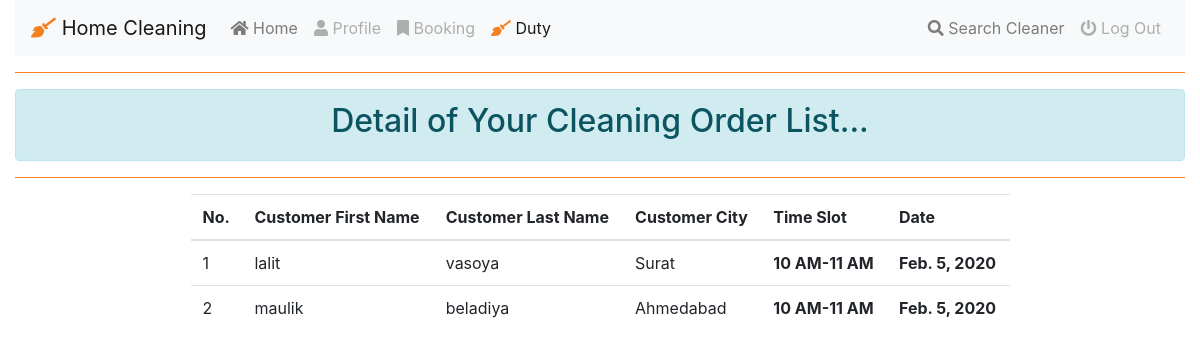
/bookorder/ (signed in), run on an earlier commit of the app's database.
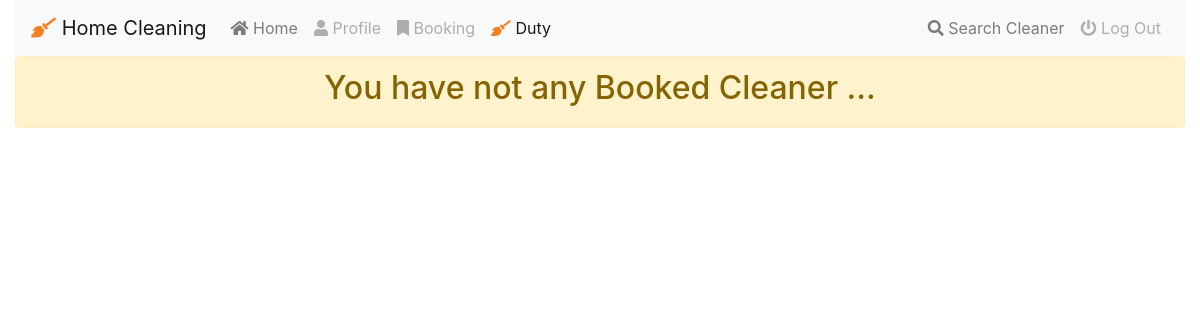
And on a later commit of the database.
### booking/models.py (models this page shows, shortened)
class BookingModel(models.Model):
    user=models.ForeignKey(User,null=True,on_delete=models.SET_NULL)
    cleaner=models.ForeignKey(CleanerModel,null=True,on_delete=models.SET_NULL)
    date=models.DateField()
    city=models.ForeignKey(CityModel,null=True,on_delete=models.SET_NULL)
    timeslot=models.IntegerField(blank=False)

### registration/models.py (models this page shows, shortened)
class User(AbstractUser):
    username= models.CharField('username',max_length=12)
    contact = models.CharField('Contact',max_length=10,unique=True)
    first_name  = models.CharField('first_last',max_length=30)
    last_name   = models.CharField('Last_last',max_length=30)
    is_cleaner  = models.BooleanField('cleaner', default=False)
    USERNAME_FIELD = 'contact'
    REQUIRED_FIELDS = ['username']
    def get_absolute_url(self):
        return reverse("registration:profile", kwargs={"pk": self.pk})

class CityModel(models.Model):
    name=models.CharField(max_length=25)
    def __str__(self):
        return self.name

### booking/views.py (the view)
# urls.py: path('bookorder/',BookorderListView.as_view(),name="bookorder"),
@method_decorator(login_required, name='dispatch')
class BookorderListView(ListView):
    template_name='booking/bookorder.html'
    def get_queryset(self):
        return BookingModel.objects.filter(cleaner__user=self.request.user).order_by('-date')

### templates/booking/bookorder.html (shortened to what this page needs)
{% extends 'registration/base.html' %}
{% block body %}
<div class="col-md-12">
    <center>
        {% if object_list %}
        <hr>
        <div class="alert alert-info">
            <strong>
                <h2>Detail of Your Cleaning Order List...</h2>
            </strong>
        </div>
        <hr>
        <table class="table table-hover" style="width:70%;">
            <thead>
                <tr>
                    <th>No.</th>
                    <th>Customer First Name</th>
                    <th>Customer Last Name</th>
                    <th>Customer City</th>
                    <th>Time Slot</th>
                    <th>Date</th>
                </tr>
            </thead>
            <body>
                {% for i in object_list %}
                <tr>
                    <td>{{ forloop.counter }}</td>
                    <td>{{ i.user.first_name }}</td>
                    <td>{{ i.user.last_name }}</td>
                    <td>{{ i.city }}</td>
                    <td style="font-weight:bold;">
                    </td>
                    <td style="font-weight:bold;">{{ i.date }}</td>
                </tr>
                {% endfor %}
            </body>
        </table>
        {% else %}
        <div class="alert alert-warning">
            <strong>
                <h2>You have not any Booked Cleaner ...</h2>
            </strong>
        </div>
        {% endif %}
    </center>
</div>
{% endblock body %}

### templates/registration/base.html (shortened to what this page needs)
{% load static %}
<html>
    <head>
        <link rel="stylesheet" href="{% static 'css/bootstrap.min.css' %}">
        <link rel="stylesheet" href="{% static 'css/all.min.css'%}">
      </head>
      <body>
        <div class="container-fluid">
          <div class="row">
                  <div class="col-md-12">
                    <nav class="navbar navbar-expand-lg navbar-light bg-light">
                        <div class="collapse navbar-collapse" id="navbarTogglerDemo01">
                          <a class="navbar-brand" href="{% url 'registration:index' %}"> <i class="fas fa-broom" style="color:#f48024;"></i> Home Cleaning</a>
                          <ul class="navbar-nav mr-auto mt-2 mt-lg-0">
                            <li class="nav-item">
                              <a class="nav-link {% if request.resolver_match.url_name == 'index' %}active{% endif %}" href="{% url 'registration:index' %}"><i class="fas fa-home" ></i> Home <span class="sr-only">(current)</span></a>
                            </li>
                            {% if user.is_authenticated %}
                                <li class="nav-item">
                                  <a class="nav-link disabled {% if request.resolver_match.url_name == 'profile' %}active{% endif %}" href="{{ user.get_absolute_url }}"><i class="fas fa-user"></i> Profile</a>
                                </li>
                                <li class="nav-item">
                                  <a class="nav-link disabled {% if request.resolver_match.url_name == 'booklist' %}active{% endif %}" href="{% url 'booking:booklist'%}"><i class="fas fa-bookmark"></i> Booking</a>
                                </li>
                                {% if user.is_cleaner %}
                                <li class="nav-item">
                                  <a class="nav-link disabled {% if request.resolver_match.url_name == 'bookorder' %}active{% endif %}" href="{% url 'booking:bookorder'%}"><i class="fas fa-broom"></i> Duty</a>
                                </li>
                                {% endif %}
                                {% else %}
                                <li class="nav-item">
                                  <a class="nav-link {% if request.resolver_match.url_name == 'registration' %}active{% endif %}" href="{% url 'registration:registration'%}"><i class="fas fa-user-plus"></i> Registration</a>
                                </li>
                            {% endif %}
                          </ul>
                            <ul class="navbar-nav ml-auto">
                            <li class="nav-item">
                              <a class="nav-link {% if request.resolver_match.url_name == 'searchbook' %}active{% endif %}" href="{% url 'booking:searchbook'%}"><i class="fas fa-search"></i> Search Cleaner</a>
                            </li>
                        {% if user.is_authenticated %}
                            <li class="nav-item">
                              <a class="nav-link disabled {% if request.resolver_match.url_name == 'logout' %}active{% endif %}" href="{% url 'registration:logout'%}"><i class="fas fa-power-off"></i> Log Out</a>
                            </li>
                          </ul>
                        {% endif %}
                      </nav>
                    </div>
                </div>
        </div>
        <div class="container-fluid">
          <div class="row">
                {% block body %}
                {% endblock body %}
              </div>
        </div>
      </body>
      </html>

What changed in the data, as far as the page shows it:
removed BookingModel: user.first_name "lalit", user.last_name "vasoya", city "Surat", date "Feb. 5, 2020"
removed BookingModel: user.first_name "maulik", user.last_name "beladiya", city "Ahmedabad", date "Feb. 5, 2020"
Also different on the page:
text no longer shown: "Detail of Your Cleaning Order List... No. Customer First Name Customer Last Name Customer City Time Slot Date"
text now shown: "You have not any Booked Cleaner ..."
